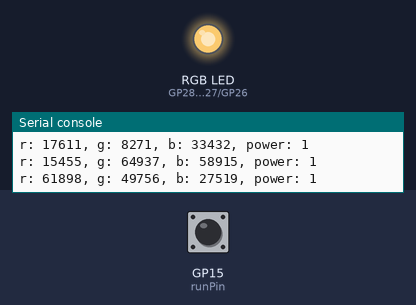
Simulated run of this program. Board: Raspberry Pi Pico running MicroPython. Shown: an RGB LED mixed from three pins (HIGH = lit), the last lines printed to the serial console. Inputs (shaded band) come from the test bench; at power-on: GP15 (runPin) HIGH. Random numbers come from a fixed seed.

Above: at 6.2 s.
6.3 s: GP15 (runPin) pulled LOW for 0.6 s
At 7.4 s:
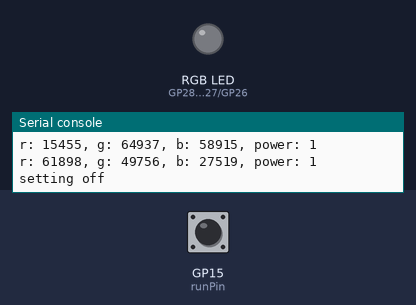
8.4 s: GP15 (runPin) pulled LOW for 1 s
At 8.8 s:
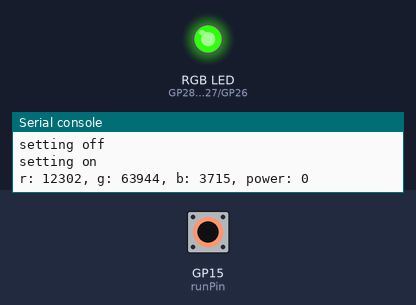
11.4 s: GP15 (runPin) pulled LOW for 3.2 s
16.1 s: GP15 (runPin) pulled LOW for 0.6 s
At 16.5 s:
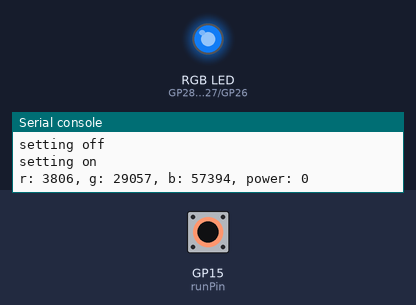
Timing chart, 0 to 32.6 s (numbered marks = the images above; inputs shaded):
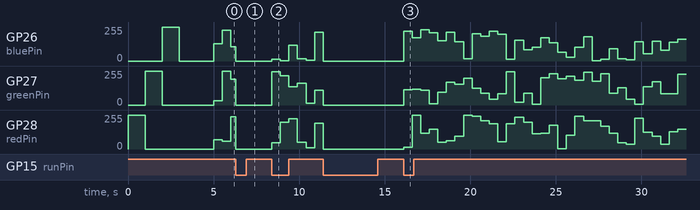

Measured:
- after the input at 8.4 s, GP26 (bluePin): 0/255 → 14/255 at once, → 1/255 0.50 s later, → 117/255 0.50 s later, → 16/255 0.50 s later, … (6 changes in this stretch); GP27 (greenPin): 0/255 → 249/255 at once, → 221/255 0.50 s later, → 136/255 0.50 s later, → 162/255 0.50 s later, … (6 changes in this stretch)
- after the input at 16.1 s, GP26 (bluePin): 0/255 → 223/255 at once, → 176/255 0.50 s later, → 234/255 0.50 s later, → 212/255 0.50 s later, … (33 changes in this stretch); GP27 (greenPin): 0/255 → 113/255 at once, → 119/255 0.50 s later, → 112/255 0.50 s later, → 11/255 0.50 s later, … (33 changes in this stretch)

The program:

ledstrip_random.py
```python
from machine import Pin, PWM
from time import sleep
from random import randint

global IS_RUNNING, red, green, blue

IS_RUNNING = True

print("start")
sleepTime = 2
minFreq = 10
maxFreq = 10000

color_wheel = {
    "red": [256, 0, 0],
    "blue": [0, 0, 256],
    "green": [0, 256, 0]
}

def on_sleep_off(pin, label):
    print(label)
    pin.on()
    sleep(1)
    pin.off()

def toggle_display(pin):
    global IS_RUNNING, red, green, blue
    IS_RUNNING = not IS_RUNNING
    if (IS_RUNNING):
        print("setting on")
    else:
        print("setting off")
        for pin in [red, green, blue]:
            pin.duty_u16(0)

print("pin init")
runPin = Pin(15, Pin.IN, Pin.PULL_UP)
runPin.irq(trigger=Pin.IRQ_FALLING, handler=toggle_display)

redPin = Pin(28, mode=Pin.OUT)
greenPin = Pin(27, mode=Pin.OUT)
bluePin = Pin(26, mode=Pin.OUT)
print("off")
for pin in [redPin, greenPin, bluePin]:
    pin.off()

print("on")
on_sleep_off(redPin, "red")
on_sleep_off(greenPin, "green")
on_sleep_off(bluePin, "blue")

sleep(sleepTime)
red = PWM(redPin)
green = PWM(greenPin)
blue = PWM(bluePin)

red.freq(1000)
green.freq(1000)
blue.freq(1000)
maxDuty = 65535

while True:
    while IS_RUNNING:
        red.duty_u16(randint(0,maxDuty))
        green.duty_u16(randint(0,maxDuty))
        blue.duty_u16(randint(0,maxDuty))
        print("r: {}, g: {}, b: {}, power: {}".
            format(red.duty_u16(), green.duty_u16(), blue.duty_u16(), runPin.value()))
        sleep(0.5)
```
